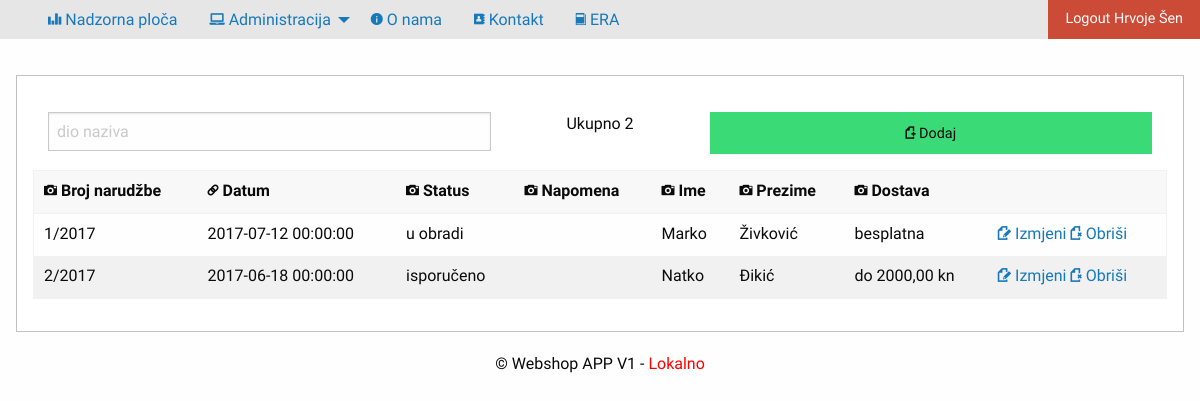
/privatno/narudzbe/index.php (signed in), run on the app's committed database.
### tables this page shows
create table narudzba(
sifra			int (6) not null primary key auto_increment,
brojNarudzbe	varchar (20) not null,
datum			datetime not null,
status			varchar (15) not null,
napomena		varchar (200),
dostava_FK		int (6) not null,
kupac_FK		int (6) not null
);

create table kupac(
sifra			int (6) not null primary key auto_increment,
ime				varchar (50) not null,
prezime			varchar (50) not null,
email			varchar (100) not null,
lozinka			char (32) not null,
adresa			varchar (255) not null,
mjesto			varchar (255) not null,
postanskiBroj	int (5) not null,
uloga			varchar(50) not null default 'kupac'
);

create table dostava(
sifra			int (6) primary key auto_increment,
vrsta			varchar (20) not null,
cijena			decimal (18,2) not null
);

### konfiguracija.php (called while the page is built, shortened)
<?php
$naslovAplikacije = "Webshop APP V1";
$rezultataPoStranici=10;
switch ($_SERVER["HTTP_HOST"]) {
	case 'localhost':
		$putanjaAPP="/webshop/";
		break;
}

### privatno/narudzbe/index.php (the view, shortened to what this page needs)
<?php include_once '../../konfiguracija.php';  provjeraLogin(); ?>
<?php
$uvjet = isset($_GET["uvjet"]) ? $_GET["uvjet"] : "";
$stranica=1;
?>
<!doctype html>
<html class="no-js" lang="en" dir="ltr">
	<head>
		<?php include_once '../../predlosci/zaglavlje.php'; ?>
	</head>
	<body>
		<?php include_once '../../predlosci/izbornik.php'; ?>
		<div class="row">
			<div class="callout">
				<div class="row">
					<div class="grid-x grid-padding-x">
						<div class="large-auto cell">
							<form method="GET">
								<input type="text" placeholder="dio naziva" name="uvjet" value="<?php echo $uvjet; ?>"/>
							</form>
						</div>
						<?php
							$uvjetUpit="%" . $uvjet . "%";
							$izraz=$veza->prepare("select count(*) from narudzba
							inner join kupac on kupac.sifra=narudzba.kupac_FK
							inner join dostava on dostava.sifra=narudzba.dostava_FK
							where concat (kupac.ime, kupac.prezime, narudzba.brojNarudzbe) like :uvjet");
							$izraz->execute(array("uvjet"=>$uvjetUpit));
							$ukupnoNarudzbi=$izraz->fetchColumn();
					?>
						<div class="cell large-2" style="text-align: center;">Ukupno <?php
						echo $ukupnoNarudzbi;
						?><br />
						</div>
						<div class="large-auto cell">
							<a href="unos.php" class="success button expanded"><i title="Dodaj" class="step fi-page-add size-48"></i> Dodaj</a></th>
						</div>
					</div>
				</div>
					<table>
						<thead>
							<tr>
								<th><i title="Broj narudžbe" class="step fi-camera size-48"></i> Broj narudžbe</th>
								<th><i title="Datum" class="step fi-link size-48"></i> Datum</th>
								<th><i title="Status" class="step fi-camera size-48"></i> Status</th>
								<th><i title="Napomena" class="step fi-camera size-48"></i> Napomena</th>
								<th><i title="Ime" class="step fi-camera size-48"></i> Ime</th>
								<th><i title="Prezime" class="step fi-camera size-48"></i> Prezime</th>
								<th><i title="Dostava" class="step fi-camera size-48"></i> Dostava</th>
								<th></th>
							</tr>
						</thead>
						<tbody>
							<?php
							$izraz = $veza->prepare("select narudzba.sifra, narudzba.brojNarudzbe as broj, narudzba.datum, narudzba.status,
							narudzba.napomena, kupac.ime as ime, kupac.prezime as prezime, dostava.vrsta as dostava
							from narudzba
							inner join kupac on kupac.sifra=narudzba.kupac_FK
							inner join dostava on dostava.sifra=narudzba.dostava_FK
							where concat (kupac.ime, kupac.prezime, narudzba.brojNarudzbe) like :uvjet limit " . (($rezultataPoStranici*$stranica)-$rezultataPoStranici) . ", " . $rezultataPoStranici);
							$izraz->execute(array("uvjet"=>$uvjetUpit));
							$rezultati = $izraz->fetchAll(PDO::FETCH_OBJ);
							foreach ($rezultati as $red) :
							?>
							<tr>
								<td><?php echo $red->broj; ?></td>
								<td><?php echo $red->datum; ?></td>
								<td><?php echo $red->status; ?></td>
								<td><?php echo $red->napomena; ?></td>
								<td><?php echo $red->ime; ?></td>
								<td><?php echo $red->prezime; ?></td>
								<td><?php echo $red->dostava; ?></td>
								<td>
									<a href="promjena.php?sifra=<?php echo $red->sifra;
									if(isset($_GET["uvjet"])){
										echo "&uvjet=" . $_GET["uvjet"];
									}?>"><i title="Promjena" class="step fi-page-edit size-48"></i> Izmjeni</a>
									<a href="brisanje.php?sifra=<?php echo $red->sifra;
										if(isset($_GET["uvjet"])){
										echo "&uvjet=" . $_GET["uvjet"];
									}?>"><i title="Obriši" class="step fi-page-delete size-48"></i> Obriši</a>
								</td>
							</tr>
							<?php endforeach; ?>
						</tbody>
					</table>
			</div>
		</div>
		<?php	include_once '../../predlosci/podnozje.php'; ?>
	</body>
</html>

### predlosci/zaglavlje.php (shortened to what this page needs)
<link rel="stylesheet" href="<?php echo $putanjaAPP;  ?>css/FI/foundation-icons.css">
<link rel="stylesheet" href="<?php echo $putanjaAPP;  ?>css/foundation.css">
<link rel="stylesheet" href="<?php echo $putanjaAPP;  ?>css/app.css">

### predlosci/izbornik.php (shortened to what this page needs)
<div class="top-bar" id="example-menu">
  <div class="top-bar-left">
    <ul class="dropdown menu" data-dropdown-menu>
      <li class="menu-text hide-for-small-only">
      <?php if(isset($_SESSION["logiran"])): ?>
      <li><a href="<?php echo $putanjaAPP;  ?>privatno/nadzornaPloca.php"><i title="Nadzorna ploča" class="step fi-graph-bar size-48"></i> Nadzorna ploča</a></li>
      <?php
          if(isset($_SESSION["logiran"]) && $_SESSION["logiran"]->uloga==="admin"): ?>
      <li>
        <a href="#"><i title="Administracija" class="step fi-laptop size-48"></i> Administracija</a>
      </li>
      <?php endif; ?>
      <?php endif; ?>
      <li><a href="<?php echo $putanjaAPP;  ?>javno/onama.php"><i title="O nama" class="step fi-info size-48"></i> O nama</a></li>
      <li><a href="<?php echo $putanjaAPP;  ?>javno/kontakt.php"><i title="Kontakt" class="step fi-address-book size-48"></i> Kontakt</a></li>
      <?php
      if(isset($_SESSION["logiran"]) && $_SESSION["logiran"]->uloga==="admin"): ?>
          <li><a href="<?php echo $putanjaAPP;  ?>img/ERA.png" target="_blank"><i title="ERA" class="step fi-book size-48"></i> ERA</a></li>
          <?php endif; ?>
    </ul>
  </div>
  <div class="top-bar-right">
    <ul class="menu">
    	<?php if($_SERVER["SCRIPT_NAME"]!=$putanjaAPP . "javno/login.php"): ?>
      <li style="width: 100%;">
      	<?php if(!isset($_SESSION["logiran"])): ?>
      	<a href="<?php echo $putanjaAPP;  ?>javno/login.php" class="button" >Login</a>
      	<?php else: ?>
      	<a href="<?php echo $putanjaAPP;  ?>javno/logout.php" class="alert button">Logout
      		<?php
      			echo $_SESSION["logiran"]->ime . " " . $_SESSION["logiran"]->prezime; ?></a>
      		<?php endif; ?>
      	</li>
      	<?php elseif($_SERVER["SCRIPT_NAME"]=$putanjaAPP . "javno/login.php") : ?>
      	<li style="width: 100%;">
      		<a href="<?php echo $putanjaAPP;  ?>javno/registracija.php" class="button" >Registracija</a>
      	</li>
		<?php endif; ?>
    </ul>
  </div>
</div>

### predlosci/podnozje.php
<div class="row" align="center">
	&copy; <?php echo $naslovAplikacije; date("Y"); ?>
	<?php
	if($_SERVER["HTTP_HOST"]==="localhost"){
		echo "- <span style=\"color: red\">Lokalno</span>";
	}
	?>
</div>

### css/app.css (style rules this page uses)
body { font-family: 'Source Sans Pro', sans-serif; }
.row { max-width: 100%; padding-top: 20px; }
.menu > li > a { padding: 1rem 2rem; }
.top-bar { padding: 0rem; margin-bottom: 1rem; }

### data on the page
narudzba: brojNarudzbe "1/2017", datum "2017-07-12 00:00:00", status "u obradi", kupac_FK.ime "Marko", kupac_FK.prezime "Živković", dostava_FK.vrsta "besplatna"
narudzba: brojNarudzbe "2/2017", datum "2017-06-18 00:00:00", status "isporučeno", kupac_FK.ime "Natko", kupac_FK.prezime "Đikić", dostava_FK.vrsta "do 2000,00 kn"

### other printed values
$_SESSION["logiran"]->ime "Hrvoje"
$_SESSION["logiran"]->prezime "Šen"
$ukupnoNarudzbi "2"
$naslovAplikacije "Webshop APP V1"
